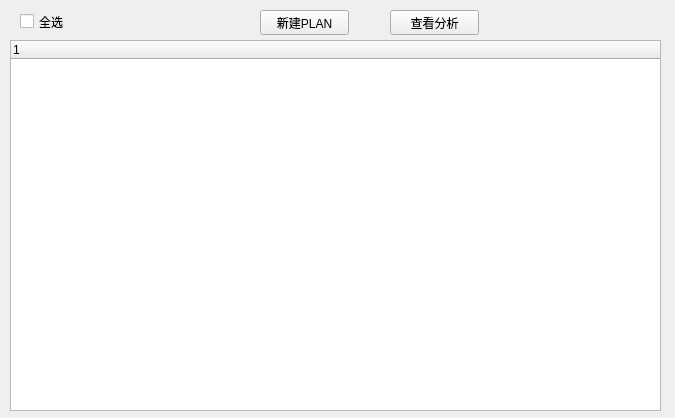
<?xml version="1.0" encoding="UTF-8"?>
<ui version="4.0">
 <class>ParseResultWidget</class>
 <widget class="QWidget" name="ParseResultWidget">
  <property name="geometry">
   <rect>
    <x>0</x>
    <y>0</y>
    <width>675</width>
    <height>418</height>
   </rect>
  </property>
  <property name="windowTitle">
   <string>Form</string>
  </property>
  <widget class="QTreeWidget" name="result_tree_widget">
   <property name="geometry">
    <rect>
     <x>10</x>
     <y>40</y>
     <width>651</width>
     <height>371</height>
    </rect>
   </property>
   <column>
    <property name="text">
     <string notr="true">1</string>
    </property>
   </column>
  </widget>
  <widget class="QLabel" name="label_checked_count">
   <property name="geometry">
    <rect>
     <x>106</x>
     <y>10</y>
     <width>111</width>
     <height>20</height>
    </rect>
   </property>
   <property name="text">
    <string/>
   </property>
  </widget>
  <widget class="QCheckBox" name="cbox_select_all">
   <property name="geometry">
    <rect>
     <x>20</x>
     <y>10</y>
     <width>92</width>
     <height>23</height>
    </rect>
   </property>
   <property name="text">
    <string>全选</string>
   </property>
  </widget>
  <widget class="QPushButton" name="btn_new_plan">
   <property name="geometry">
    <rect>
     <x>260</x>
     <y>10</y>
     <width>89</width>
     <height>25</height>
    </rect>
   </property>
   <property name="text">
    <string>新建PLAN</string>
   </property>
  </widget>
  <widget class="QPushButton" name="btn_solution">
   <property name="geometry">
    <rect>
     <x>390</x>
     <y>10</y>
     <width>89</width>
     <height>25</height>
    </rect>
   </property>
   <property name="text">
    <string>查看分析</string>
   </property>
  </widget>
 </widget>
 <resources/>
 <connections/>
</ui>
